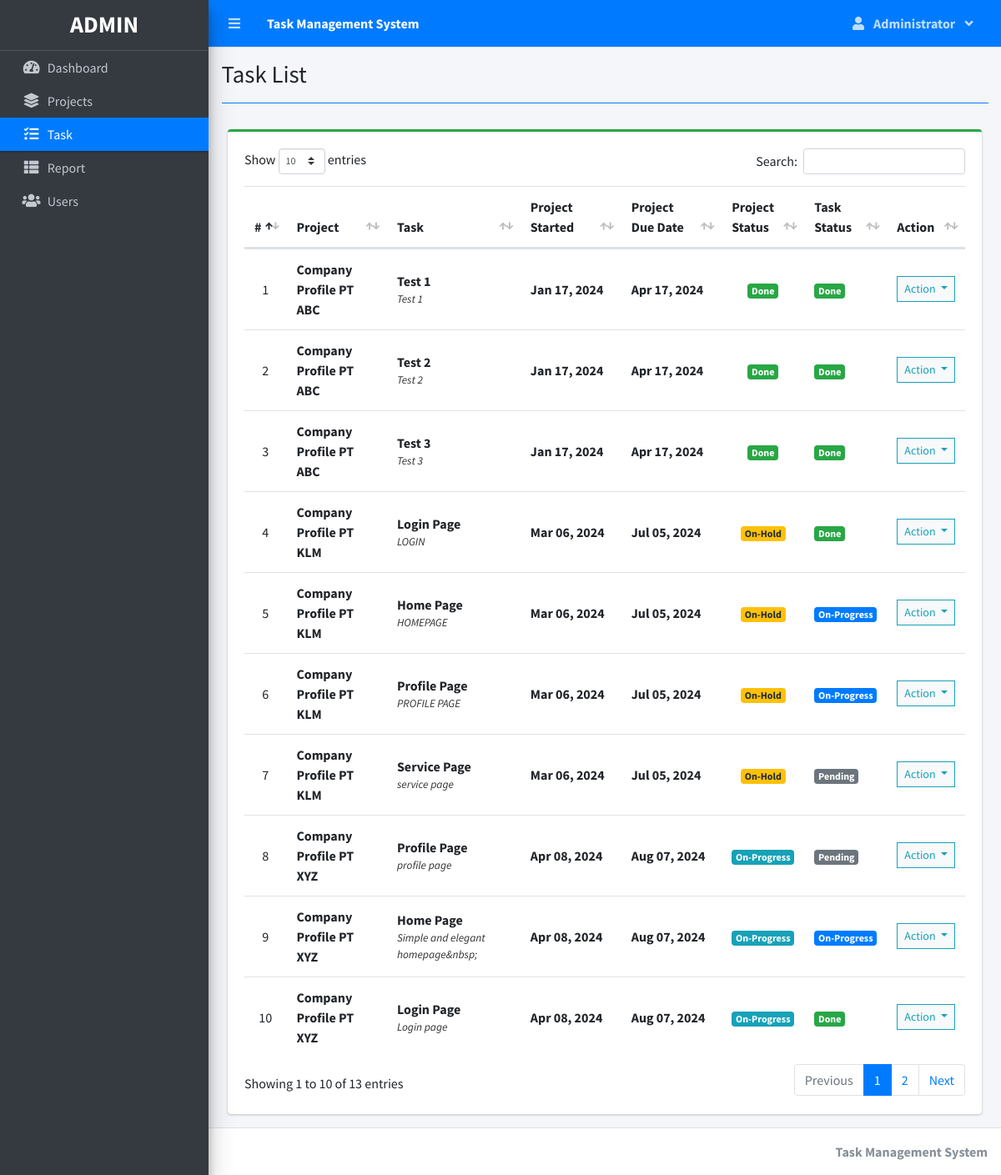
The app's page /index.php?page=task_list (signed in) with its own data.
### tables this page shows
CREATE TABLE `task_list` (
  `id` int(30) NOT NULL,
  `project_id` int(30) NOT NULL,
  `task` varchar(200) NOT NULL,
  `description` text NOT NULL,
  `status` tinyint(4) NOT NULL,
  `date_created` datetime NOT NULL DEFAULT current_timestamp()
);

CREATE TABLE `project_list` (
  `id` int(30) NOT NULL,
  `name` varchar(200) NOT NULL,
  `description` text NOT NULL,
  `status` tinyint(2) NOT NULL,
  `start_date` date NOT NULL,
  `end_date` date NOT NULL,
  `manager_id` int(30) NOT NULL,
  `user_ids` text NOT NULL,
  `date_created` datetime NOT NULL DEFAULT current_timestamp()
);

### task_list.php (the view, shortened to what this page needs)
<?php include 'db_connect.php' ?>
<div class="col-lg-12">
	<div class="card card-outline card-success">
		<div class="card-body">
			<table class="table tabe-hover table-condensed" id="list">
				<colgroup>
					<col width="5%">
					<col width="15%">
					<col width="20%">
					<col width="15%">
					<col width="15%">
					<col width="10%">
					<col width="10%">
					<col width="10%">
				</colgroup>
				<thead>
					<tr>
						<th class="text-center">#</th>
						<th>Project</th>
						<th>Task</th>
						<th>Project Started</th>
						<th>Project Due Date</th>
						<th>Project Status</th>
						<th>Task Status</th>
						<th>Action</th>
					</tr>
				</thead>
				<tbody>
					<?php
					$i = 1;
					$where = "";
					$stat = array("Pending", "Started", "On-Progress", "On-Hold", "Over Due", "Done");
					$qry = $conn->query("SELECT t.*,p.name as pname,p.start_date,p.status as pstatus, p.end_date,p.id as pid FROM task_list t inner join project_list p on p.id = t.project_id $where order by p.name asc");
					while ($row = $qry->fetch_assoc()) :
						$trans = get_html_translation_table(HTML_ENTITIES, ENT_QUOTES);
						unset($trans["\""], $trans["<"], $trans[">"], $trans["<h2"]);
						$desc = strtr(html_entity_decode($row['description']), $trans);
						$desc = str_replace(array("<li>", "</li>"), array("", ", "), $desc);
						$cprog = $conn->query("SELECT * FROM task_list where project_id = {$row['pid']} and status = 3")->num_rows;
						$prod = $conn->query("SELECT * FROM user_productivity where project_id = {$row['pid']}")->num_rows;
						if ($row['pstatus'] == 0 && strtotime(date('Y-m-d')) >= strtotime($row['start_date'])) :
							if ($prod  > 0  || $cprog > 0)
								$row['pstatus'] = 2;
							else
								$row['pstatus'] = 1;
						elseif ($row['pstatus'] == 0 && strtotime(date('Y-m-d')) > strtotime($row['end_date'])) :
							$row['pstatus'] = 4;
						endif;
					?>
						<tr>
							<td class="text-center"><?php echo $i++ ?></td>
							<td>
								<p><b><?php echo ucwords($row['pname']) ?></b></p>
							</td>
							<td>
								<p><b><?php echo ucwords($row['task']) ?></b></p>
								<p class="truncate"><?php echo strip_tags($desc) ?></p>
							</td>
							<td><b><?php echo date("M d, Y", strtotime($row['start_date'])) ?></b></td>
							<td><b><?php echo date("M d, Y", strtotime($row['end_date'])) ?></b></td>
							<td class="text-center">
								<?php
								if ($stat[$row['pstatus']] == 'Pending') {
									echo "<span class='badge badge-secondary'>{$stat[$row['pstatus']]}</span>";
								} elseif ($stat[$row['pstatus']] == 'Started') {
									echo "<span class='badge badge-primary'>{$stat[$row['pstatus']]}</span>";
								} elseif ($stat[$row['pstatus']] == 'On-Progress') {
									echo "<span class='badge badge-info'>{$stat[$row['pstatus']]}</span>";
								} elseif ($stat[$row['pstatus']] == 'On-Hold') {
									echo "<span class='badge badge-warning'>{$stat[$row['pstatus']]}</span>";
								} elseif ($stat[$row['pstatus']] == 'Over Due') {
									echo "<span class='badge badge-danger'>{$stat[$row['pstatus']]}</span>";
								} elseif ($stat[$row['pstatus']] == 'Done') {
									echo "<span class='badge badge-success'>{$stat[$row['pstatus']]}</span>";
								}
								?>
							</td>
							<td>
								<?php
								if ($row['status'] == 1) {
									echo "<span class='badge badge-secondary'>Pending</span>";
								} elseif ($row['status'] == 2) {
									echo "<span class='badge badge-primary'>On-Progress</span>";
								} elseif ($row['status'] == 3) {
									echo "<span class='badge badge-success'>Done</span>";
								}
								?>
							</td>
							<td class="text-center">
								<button type="button" class="btn btn-default btn-sm btn-flat border-info wave-effect text-info dropdown-toggle" data-toggle="dropdown" aria-expanded="true">
									Action
								</button>
							</td>
						</tr>
					<?php endwhile; ?>
				</tbody>
			</table>
		</div>
	</div>
</div>

### task_list.php (style rules this page uses)
table p { margin: unset !important; }
table td { vertical-align: middle !important }

### records on screen
task_list: project_list.name "Company Profile PT ABC", task "Test 1", description "Test 1", project_list.start_date "Jan 17, 2024", project_list.end_date "Apr 17, 2024", project_list.status "Done", status "Done"
task_list: project_list.name "Company Profile PT ABC", task "Test 2", description "Test 2", project_list.start_date "Jan 17, 2024", project_list.end_date "Apr 17, 2024", project_list.status "Done", status "Done"
task_list: project_list.name "Company Profile PT ABC", task "Test 3", description "Test 3", project_list.start_date "Jan 17, 2024", project_list.end_date "Apr 17, 2024", project_list.status "Done", status "Done"
task_list: project_list.name "Company Profile PT KLM", task "Login Page", description "LOGIN", project_list.start_date "Mar 06, 2024", project_list.end_date "Jul 05, 2024", project_list.status "On-Hold", status "Done"
task_list: project_list.name "Company Profile PT KLM", task "Home Page", description "HOMEPAGE", project_list.start_date "Mar 06, 2024", project_list.end_date "Jul 05, 2024", project_list.status "On-Hold", status "On-Progress"
task_list: project_list.name "Company Profile PT KLM", task "Profile Page", description "PROFILE PAGE", project_list.start_date "Mar 06, 2024", project_list.end_date "Jul 05, 2024", project_list.status "On-Hold", status "On-Progress"
task_list: project_list.name "Company Profile PT KLM", task "Service Page", description "service page", project_list.start_date "Mar 06, 2024", project_list.end_date "Jul 05, 2024", project_list.status "On-Hold", status "Pending"
task_list: project_list.name "Company Profile PT XYZ", task "Profile Page", description "profile page", project_list.start_date "Apr 08, 2024", project_list.end_date "Aug 07, 2024", pstatus "On-Progress", status "Pending"
task_list: project_list.name "Company Profile PT XYZ", task "Home Page", description "Simple and elegant homepage&nbsp;", project_list.start_date "Apr 08, 2024", project_list.end_date "Aug 07, 2024", status "On-Progress"
task_list: project_list.name "Company Profile PT XYZ", task "Login Page", description "Login page", project_list.start_date "Apr 08, 2024", project_list.end_date "Aug 07, 2024", pstatus "On-Progress", status "Done"

### other values on screen
$_SESSION['system']['name'] "Task Management System"
$_SESSION['login_firstname'] "Administrator"
$title "Task List"
